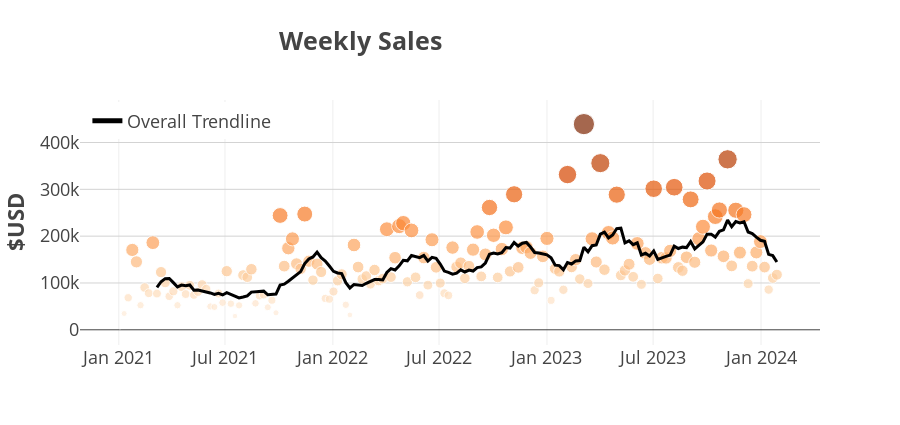

The notebook cell this image was saved under:
### Code cell
#all sales weekly scatter
fig_scatter_all = px.scatter(
    round(sales_per_week),
    x=sales_per_week.index,
    y='usd',
    title='<b>Weekly Sales</b>',
    template = 'presentation',
    labels={'date':'',
            'usd':'<b>$USD</b>'},
    height=425,
    size='usd',
    size_max=15,
    color='usd',
    color_continuous_scale=px.colors.sequential.Oranges,
    trendline="rolling", trendline_options=dict(function="mean", window=10), trendline_scope="overall", trendline_color_override="black"
)

fig_scatter_all.update_coloraxes(showscale=False)
fig_scatter_all.update_yaxes(gridcolor='lightgray')

fig_scatter_all.update_layout(
    title_x=0.4,
    hovermode='x unified',
    legend=dict(
        yanchor="top",
        y=0.99,
        xanchor="left",
        x=0.01,
        # title = '10 Week Moving Average'
    )
)

fig_scatter_all.update_traces(
    hovertemplate=
    "Sales: <b>%{y:$,.0f}")

fig_scatter_all.show()

### Figure 1 — Plotly figure (JSON) as saved in the notebook; plotly's stock layout.template omitted (floating-point values rounded to 4 significant figures; data arrays with more than 128 entries replaced by an {"elided": "..."} marker saying what was removed)
{"data": [{"hovertemplate": "Sales: <b>%{y:$,.0f}", "legendgroup": "", "marker": {"color": {"elided": "161 int values"}, "coloraxis": "coloraxis", "size": {"elided": "161 int values"}, "sizemode": "area", "sizeref": 1952.0, "symbol": "circle"}, "mode": "markers", "name": "", "orientation": "v", "showlegend": false, "type": "scatter", "x": {"elided": "161 str values"}, "xaxis": "x", "y": {"elided": "161 int values"}, "yaxis": "y"}, {"hovertemplate": "Sales: <b>%{y:$,.0f}", "legendgroup": "Overall Trendline", "line": {"color": "black"}, "mode": "lines", "name": "Overall Trendline", "showlegend": true, "type": "scatter", "x": {"elided": "161 str values"}, "xaxis": "x", "y": {"elided": "161 float values"}, "yaxis": "y"}], "layout": {"coloraxis": {"colorbar": {"title": {"text": "<b>$USD</b>"}}, "colorscale": [[0, "rgb(255,245,235)"], [0.125, "rgb(254,230,206)"], [0.25, "rgb(253,208,162)"], [0.375, "rgb(253,174,107)"], [0.5, "rgb(253,141,60)"], [0.625, "rgb(241,105,19)"], [0.75, "rgb(217,72,1)"], [0.875, "rgb(166,54,3)"], [1, "rgb(127,39,4)"]], "showscale": false}, "height": 425, "hovermode": "x unified", "legend": {"itemsizing": "constant", "tracegroupgap": 0, "x": 0.01, "xanchor": "left", "y": 0.99, "yanchor": "top"}, "title": {"text": "<b>Weekly Sales</b>", "x": 0.4}, "xaxis": {"anchor": "y", "domain": [0, 1], "title": {"text": ""}}, "yaxis": {"anchor": "x", "domain": [0, 1], "gridcolor": "lightgray", "title": {"text": "<b>$USD</b>"}}}}
